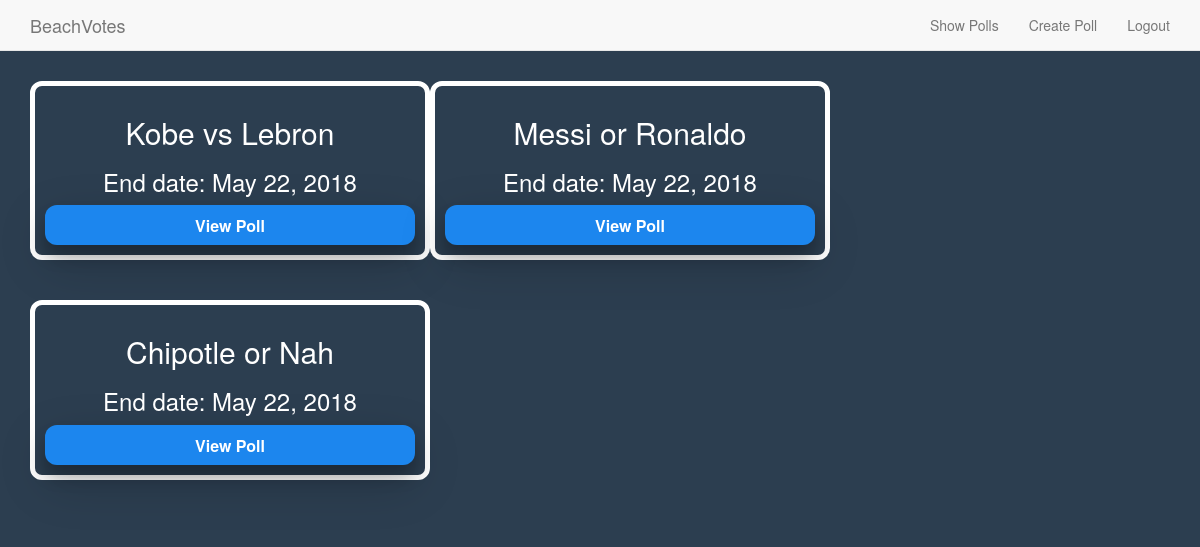
The app's page /poll/view_all_polls (signed in), older data.
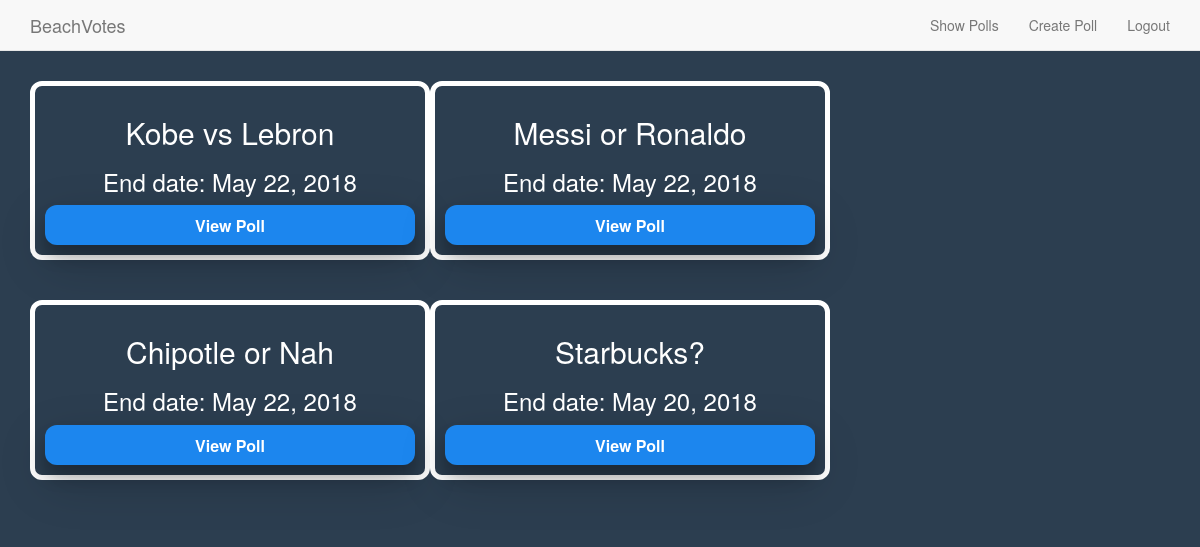
The same page, newer data.
### poll/models.py (models this page shows, shortened)
class Poll(models.Model):
    category = models.ForeignKey(Category, on_delete=models.CASCADE)
    poll_creator = models.ForeignKey(User, on_delete=models.CASCADE)
    title_question = models.CharField(max_length = 128, unique = True, null = False)
    start_date = models.DateField(default = datetime.date.today, null = False)
    end_date =  models.DateField(default = datetime.date.today() + datetime.timedelta(days=1),
                                 null = False)
    def __init__(self, *args, **kwargs):
        models.Model.__init__(self, *args, **kwargs)

### poll/views.py (the view)
@login_required
def view_all_polls(request):
    context_dict = { 'polls' : Poll.objects.all() }
    return render(request, 'poll/view_all_polls.html', context_dict)

### templates/poll/view_all_polls.html
{% extends 'poll/base.html' %}
{% load staticfiles %}
{% block body_block %}
<div class="container" style="margin-top: 30px;">
  {% if polls %}
    {% for poll in polls %}
      <div class="row col-xs-6 col-sm-6 col-md-4 text-center pollcontainer">
        <h2>{{ poll.title_question }}</h2>
        <h3>End date: {{ poll.end_date }}</h3>
        <a href="{% url 'view_poll' poll.id user.id %}" class = "categorybutton">
        View Poll
        </a>
      </div>
    {% endfor %}
  {% else %}
    <h1 class="text-center">There are no polls to show in this category</h1>
  {% endif %}
</div>
{% endblock %}

Row changes from the older to the newer data that the page shows:
added Poll: title_question "Starbucks?", end_date "May 20, 2018"
